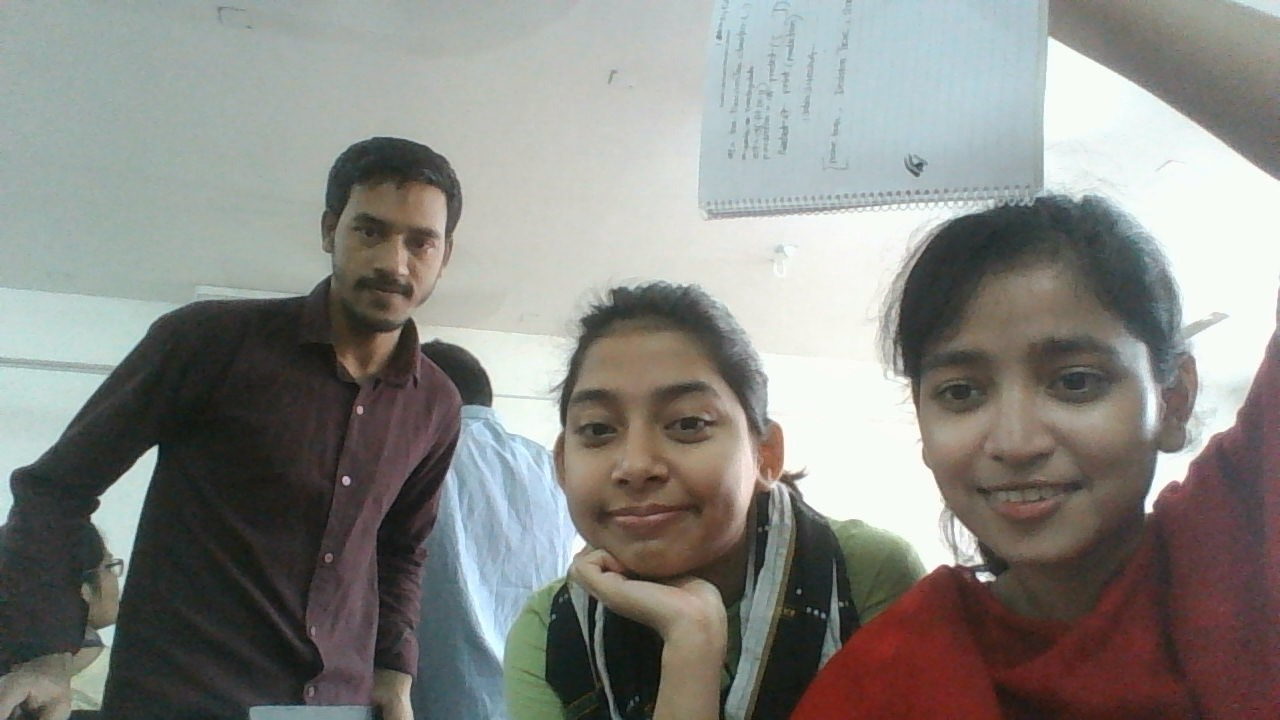
#> input picture test.JPG, 1280 x 720 px
$ python -i recognize_faces.py   (imports and definitions only)
#> lines starting #> are read from the running program, lines starting #| are printed output that depends on the picture; after the words box and inside, x2 and y2 are one past the last pixel; in counts of white or black regions, pixels touching at a corner belong together
#> further down, picture is the input picture: shape (720, 1280, 3); mean B, G, R 130.6, 135.1, 135.2
import cv2
import sys
from os import listdir

#Get classifier to detect faces\
face_classifier = cv2.CascadeClassifier('Haarcascades/haarcascade_frontalface_default.xml')
#Get image names
data_path = 'D:/Image Processing Tutorial/Practices/amsrf/face_database/'

#LBPH Face recognizer
model = cv2.face.LBPHFaceRecognizer_create()
# [1 line not run here, left out]

# [7 lines of commented-out code are left out]

noFaceMsg = ""

def face_detector(img):
    global noFaceMsg
    # Convert image to grayscale
    gray = cv2.cvtColor(img, cv2.COLOR_BGR2GRAY)
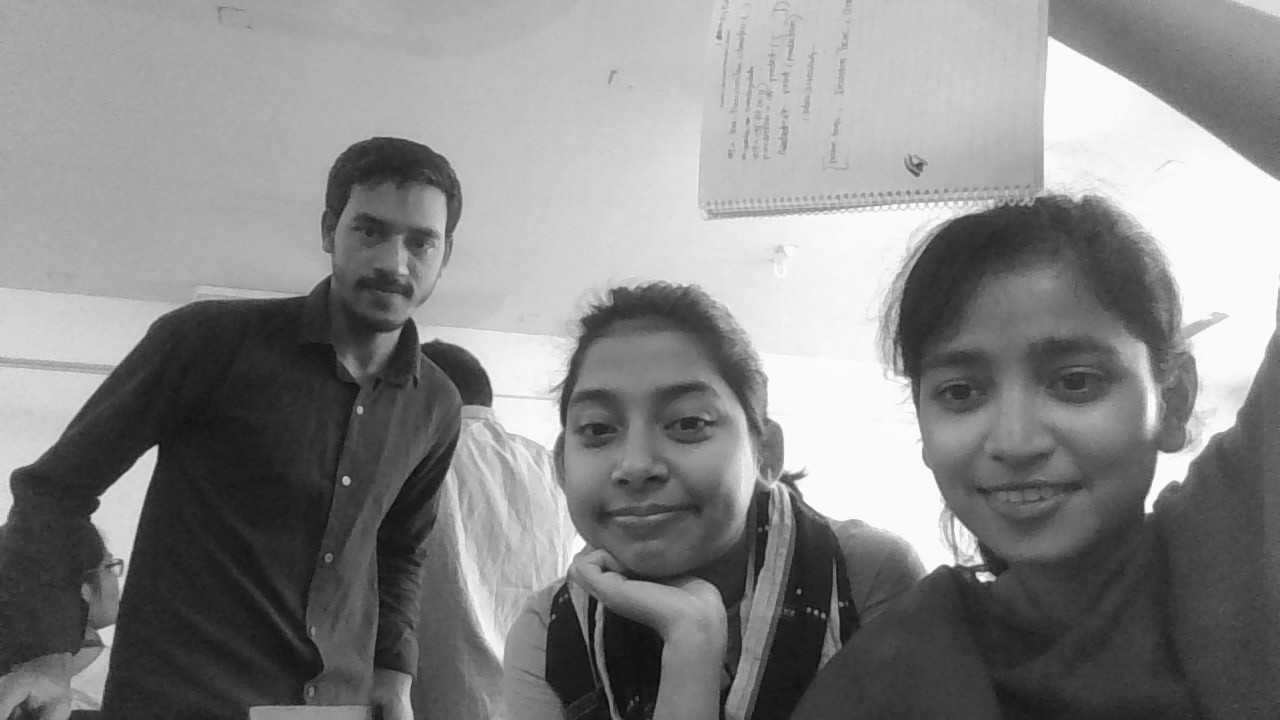
#> gray: shape (720, 1280); min 5, max 255, mean 134.6
    faces = face_classifier.detectMultiScale(
        gray,
        scaleFactor=1.3,
        minNeighbors=8,
        minSize=(30, 30)
    )
#> faces = [[318, 182, 148, 148], [534, 337, 220, 220], [872, 258, 308, 308]]

    if faces is ():
        noFaceMsg = "Couldn't detect any faces"
        return img, []

    for (x,y,w,h) in faces:
        cv2.rectangle(img,(x,y),(x+w,y+h),(0,255,255),2)
        roi = gray[y:y+h, x:x+w]
        roi = cv2.resize(roi, (300, 300))
#> this loop made 3 passes
#> pass 1, in face_detector, `roi = gray[y:y+h, x:x+w]`:
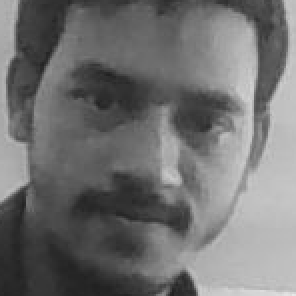
#> roi: shape (148, 148) (shown 2 times larger); min 32, max 232, mean 112.3
#> pass 2, in face_detector, `roi = gray[y:y+h, x:x+w]`:
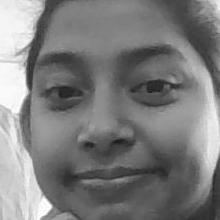
#> roi: shape (220, 220); min 27, max 255, mean 125.1
#> after the loop:
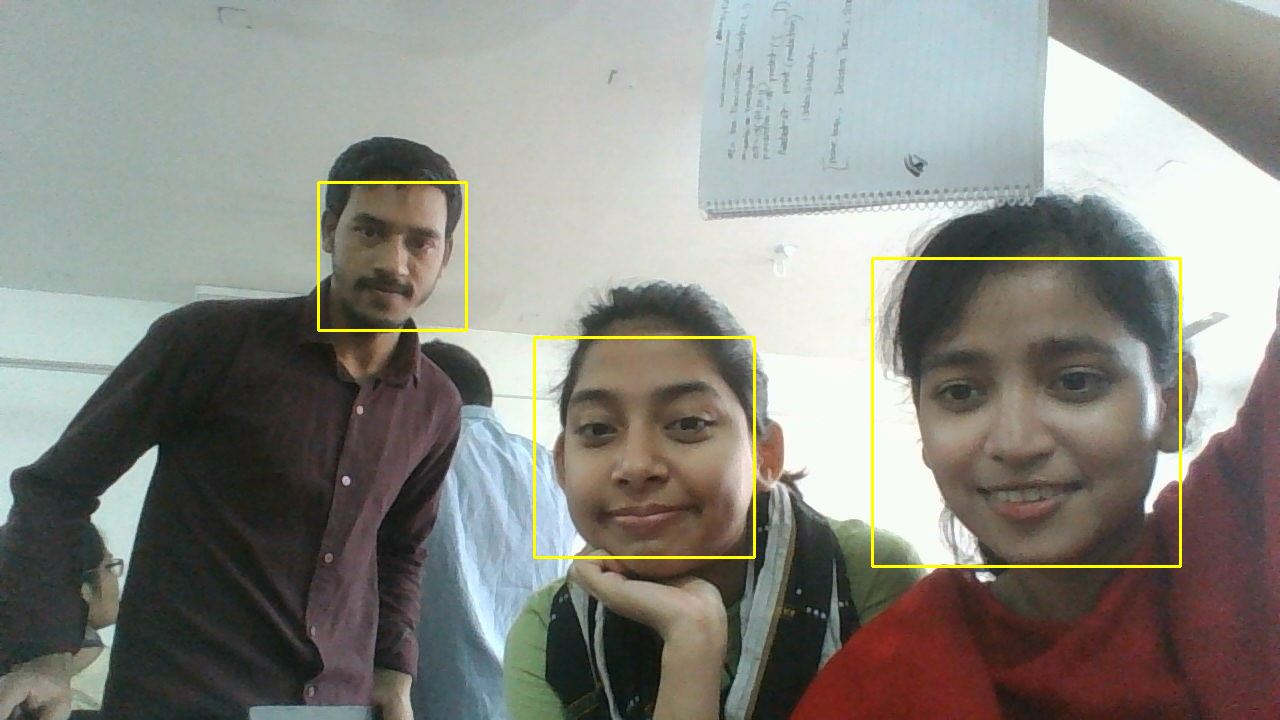
#> img: shape (720, 1280, 3); 0.88% of pixels changed, all inside (x1, y1, x2, y2) = (317, 181, 1182, 568)

    return img, roi

# [51 lines left out: functions getNames, removeDuplicates, recognizePerson, not called in this run]


# [58 lines not run here, left out]

>>> import cv2
>>> picture = cv2.imread('test.JPG')
>>> result = face_detector(picture)
